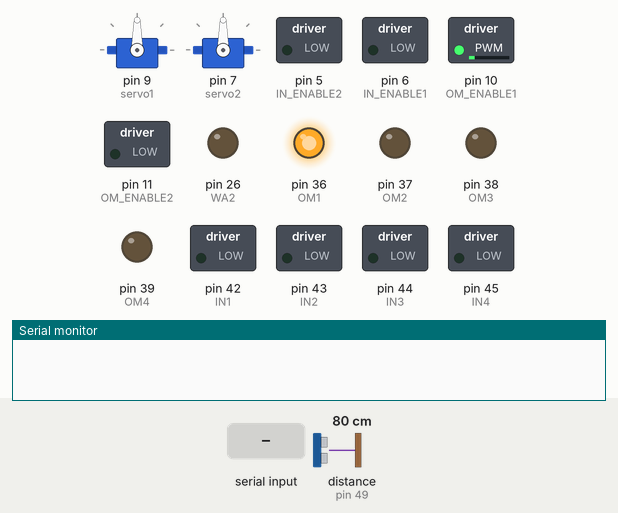
Bench run of a sketch on a simulated Arduino Mega 2560, built with avr-gcc and run on an emulated ATmega2560. Parts: 2 × servo, switched loads named in the sketch (green lamp = pin HIGH), output pins drawn as LEDs (lit = HIGH), the last lines printed to the serial monitor. Inputs (shaded band) come from the test bench; at power-on: distance to the obstacle (sensor on pin 49) 80 cm. The echo pulse lasts 58.3 µs per cm; pins used as bus, display or sensor lines are not drawn.

Above: at 1.2 s.
1.3 s: "5\n" received over the second serial link
At 3.1 s:
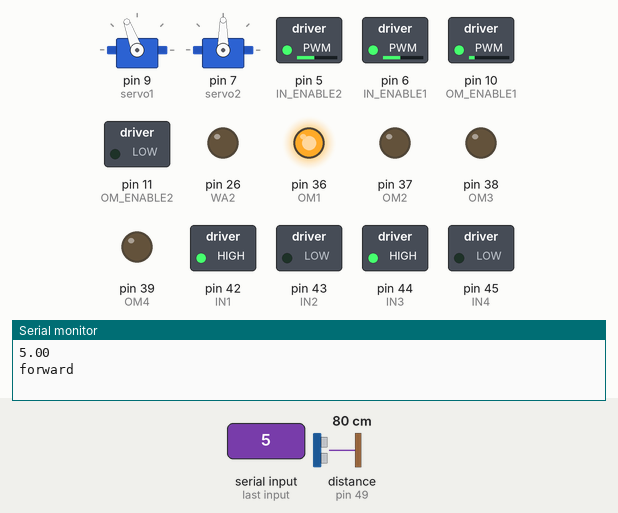
At 5.2 s:
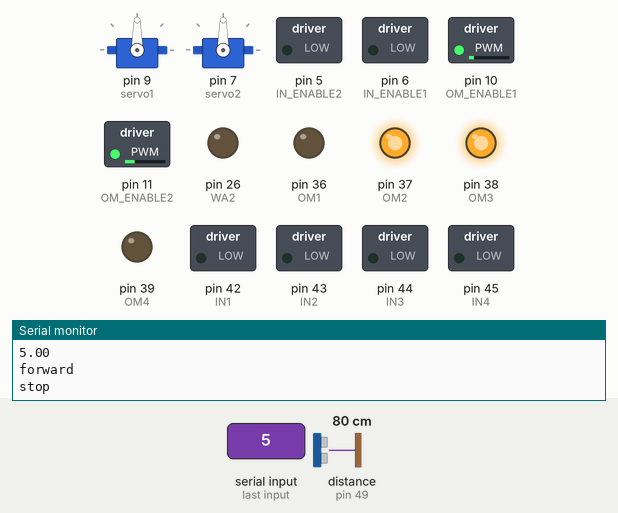
Timing chart, 0 to 24.4 s (numbered marks = the images above; inputs shaded):
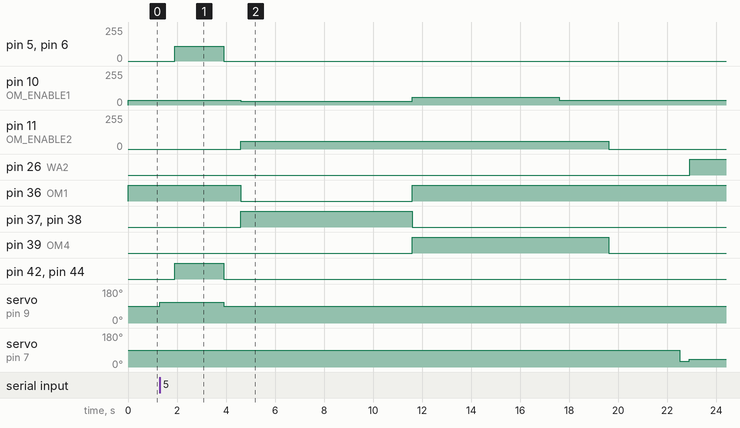

The sketch:

arduinoRover.ino
```cpp
//RX: 10, 11, 12, 13, 14, 15, 50, 51, 52, 53, A8 (62), A9 (63), A10 (64), A11 (65), A12 (66), A13 (67), A14 (68), A15 (69).
#include<SoftwareSerial.h>
#include <dht.h>
#include <Servo.h>
Servo servo1;
Servo servo2;

dht DHT;                  //sensors...
#define DHT11_PIN 41                        //pin 41

SoftwareSerial ArduinoSerial(53,52);  //Rx, Tx
                                           //pin 52 and 53
int key=1;
//right side motor control

int IN1 = 42;                              //pin 42
int IN2 = 43;                              //pin 43
//enable right
int IN_ENABLE1 = 6;                        //pin 6

//left side motor control
int IN3 = 44;                              //pin 44
int IN4 = 45;                              //pin 45
//enable left
int IN_ENABLE2 = 5;                        //pin 5

//watering...
int WA2 = 26;                              //pin32

//  DRILLER AND GEAR..
int OM1 = 36;                              //pin 36....gear
int OM2 = 37;                              //pin 37....gear
int OM_ENABLE1 = 10;                       //pin 10....gear

int OM3 = 38;                              //pin 38
int OM4 = 39;                              //pin 39
int OM_ENABLE2 = 11;                       //pin 11

int gear_speed = 60;
int motor_speed = 80;
float val;  //command from Module
float drill_count = 0;
String drill_times;

long duration;
int distance;
const int trigPin = 48;//7;  //9
const int echoPin = 49;//2;  //10

float temperature_1;
float humidity_1;

String temperature_2;
String humidity_2;

void setup() {

  Serial.begin(115200);
  ArduinoSerial.begin(4800);

  pinMode(IN1, OUTPUT);
  pinMode(IN2, OUTPUT);
  pinMode(IN3, OUTPUT);
  pinMode(IN4, OUTPUT);
    pinMode(IN_ENABLE1, OUTPUT);
    pinMode(IN_ENABLE2, OUTPUT);

  pinMode(OM1, OUTPUT);
  pinMode(OM2, OUTPUT);
  pinMode(OM3, OUTPUT);
  pinMode(OM4, OUTPUT);
    pinMode(OM_ENABLE1, OUTPUT);
    pinMode(OM_ENABLE2, OUTPUT);

  pinMode(WA2, OUTPUT);

  servo1.attach(9);                    //servo_flap  pin 9
  servo2.attach(7);                   //servo_pipe   pin 7

pinMode(trigPin, OUTPUT); // Sets the trigPin as an Output
pinMode(echoPin, INPUT); // Sets the echoPin as an Input
Serial.begin(115200); // Starts the serial communication

digitalWrite(OM1, HIGH);  //up
    digitalWrite(OM2, LOW);
    analogWrite(OM_ENABLE1, 36);

}


void loop() {
  //ArduinoSerial.print(21);
  //ArduinoSerial.print("\n");


  while( ArduinoSerial.available()>0 )
  {
    val = ArduinoSerial.parseFloat();
    if(ArduinoSerial.read() == '\n')
    {
      Serial.println(val);
     // Serial.print();
    }
  }

  if(val==5)
  {
      startRover();
  }
  else if(val == 10)     //10 means move the robot
  {
      forward();
  }
  else if(val == 20)             //20 means stop robot
  {
      stop_it();
      val = 0;
  }
  else if(val == 30)
  {
      leftTurn();
  }
  else if(val == 40)
  {
      rightTurn();
  }
  else if(val == 50)
  {
      back();
  }
  else if(val == 55)
  {
    driller_gear();
    val = 0;       //initializing back to original value
  }
  else if(val == 60)
  {
    servo_pipe();
    val = 0;
  }
  else if(val == 65)
  {
    servo_flap_up();
    val = 0;
  }
  else if(val == 67)
  {
    servo_flap_down();
    val = 0;
  }
  else if(val == 70)
  {
    water();
    val = 0;
  }
  else if(val == 72)
  {
     temp_hum();
     send_data();
     val = 0;
  }


}


void forward()
{
  digitalWrite(IN1, HIGH);
  digitalWrite(IN2, LOW);
  analogWrite(IN_ENABLE1, 110);

  digitalWrite(IN3, HIGH);
  digitalWrite(IN4, LOW);
  analogWrite(IN_ENABLE2, 110);
  Serial.println("forward");
  //delay(2000);
}

void stop_it()
{
  digitalWrite(IN1, LOW);
  digitalWrite(IN2, LOW);
  analogWrite(IN_ENABLE1, 0);

  digitalWrite(IN3, LOW);
  digitalWrite(IN4, LOW);
  analogWrite(IN_ENABLE2, 0);
  //delay(2000);
  Serial.println("stop");
}

void leftTurn(){
  digitalWrite(IN1, LOW);
  digitalWrite(IN2, HIGH);
  analogWrite(IN_ENABLE1, 88);

  digitalWrite(IN3, HIGH);
  digitalWrite(IN4, LOW);
  analogWrite(IN_ENABLE2, 88);
  Serial.println("leftTurn");
 // delay(2000);
 Serial.println("left");
}

void rightTurn(){
  digitalWrite(IN1, HIGH);
  digitalWrite(IN2, LOW);
  analogWrite(IN_ENABLE1, 88);

  digitalWrite(IN3, LOW);
  digitalWrite(IN4, HIGH);
  analogWrite(IN_ENABLE2, 88);
  Serial.println("rightTurn");
 // delay(2000);
 Serial.println("right");
}

void back()
{
  digitalWrite(IN1, LOW); //7,6,5,4
  digitalWrite(IN2, HIGH);
  analogWrite(IN_ENABLE1, 110);

  digitalWrite(IN3, LOW);
  digitalWrite(IN4, HIGH);
  analogWrite(IN_ENABLE2, 110);
  Serial.println("reverse");
 // delay(2000);
}

void servo_flap_down(){
   servo1.write(110);
   delay(400);
}

void servo_flap_up(){
   servo1.write(90);
   delay(400);

   }


void servo_pipe()
{
   servo2.write(30);
   delay(400);
   servo2.write(40);
   //delay(400);
   Serial.println("servo_pipe");
}

void driller_gear_stop()
{
     digitalWrite(OM1, LOW);
      digitalWrite(OM2, LOW);
      analogWrite(OM_ENABLE1, 0);

     digitalWrite(OM3, LOW);
     digitalWrite(OM4, LOW);
     analogWrite(OM_ENABLE2, 0);
        delay(20);
}

void driller_gear()
{
     digitalWrite(OM1, LOW);  //down
  digitalWrite(OM2, HIGH);
  analogWrite(OM_ENABLE1, 30); //36  //60

  digitalWrite(OM3, HIGH);
  digitalWrite(OM4, LOW);
  analogWrite(OM_ENABLE2, 60);

   delay(2000);

  digitalWrite(OM3, HIGH);
  digitalWrite(OM4, LOW);
  analogWrite(OM_ENABLE2, 60);
   delay(5000);

   digitalWrite(OM3, LOW);  //DRILLER
  digitalWrite(OM4, HIGH);
  analogWrite(OM_ENABLE2, 60);

   digitalWrite(OM1, HIGH);  //down
  digitalWrite(OM2, LOW);
  analogWrite(OM_ENABLE1, 58);

  delay(6000);

  digitalWrite(OM1, HIGH);  //up
    digitalWrite(OM2, LOW);
    analogWrite(OM_ENABLE1, 36);
  delay(2000);
  digitalWrite(OM3, LOW);  //DRILLER
  digitalWrite(OM4, LOW);
  analogWrite(OM_ENABLE2, 0);

     drill_count = drill_count +1;

            drill_times = String(drill_count, DEC);
  delay(2000);

}


void water()
{
   digitalWrite(WA2, HIGH);
   delay(15000);
   digitalWrite(WA2,LOW);
}

void startRover()
{
       while( 1 )
       {

            servo_flap_down();
            kq:
               //obstacle detecton...
          if(ultrasonic_obstacle()<= 19)                      //obstacle within 7cm
          {
             stop_it();
             goto kq;
          }


        forward();
        delay(2000);               //moves for 2 sec
        stop_it();
            servo_flap_up();
            delay(300);
        driller_gear();
 //           drill_count = drill_count +1;

   //         drill_times = String(drill_count, DEC);

        delay(900);
        servo_pipe();

        delay(20);                        //servo le kaam gareko heri rahada sensor is working

        water();
//Taking data from dht
      temp_hum();

// float to string conversion.....
 /*     temperature_2 = String(temperature_1);
      humidity_2 = String(humidity_1);

      ArduinoSerial.print('\a');
      ArduinoSerial.print(drill_times);
      ArduinoSerial.print("\f");

      ArduinoSerial.print(temperature_2);
      ArduinoSerial.print('\n');

      ArduinoSerial.print(humidity_2);
      ArduinoSerial.print('\r');
 */

   delay(2000);
 }     //end of while loop
}

float ultrasonic_obstacle()
{

// Clears the trigPin
digitalWrite(trigPin, LOW);
delayMicroseconds(2);
// Sets the trigPin on HIGH state for 10 micro seconds
digitalWrite(trigPin, HIGH);
delayMicroseconds(10);
digitalWrite(trigPin, LOW);
// Reads the echoPin, returns the sound wave travel time in microseconds
duration = pulseIn(echoPin, HIGH);
// Calculating the distance
distance= duration*0.034/2;
// Prints the distance on the Serial Monitor
//Serial.print("Distance: ");
//Serial.println(distance);
delay(200);
return distance;
}

void temp_hum()
{
  int chk = DHT.read11(DHT11_PIN);

  temperature_1 = DHT.temperature;

  humidity_1 = DHT.humidity;
  delay(100);
}

void send_data()
{
      temperature_2 = String(temperature_1);
      humidity_2 = String(humidity_1);

      ArduinoSerial.print('\a');
      ArduinoSerial.print(drill_times);
      ArduinoSerial.print("\f");

      ArduinoSerial.print(temperature_2);
      ArduinoSerial.print('\n');

      ArduinoSerial.print(humidity_2);
      ArduinoSerial.print('\r');
}
```

Measured:
- after the input at 1.3 s, pin 5 (IN_ENABLE2), pin 6 (IN_ENABLE1): 0/255 → 110/255 after 0.61 s, → 0/255 2.0 s later
